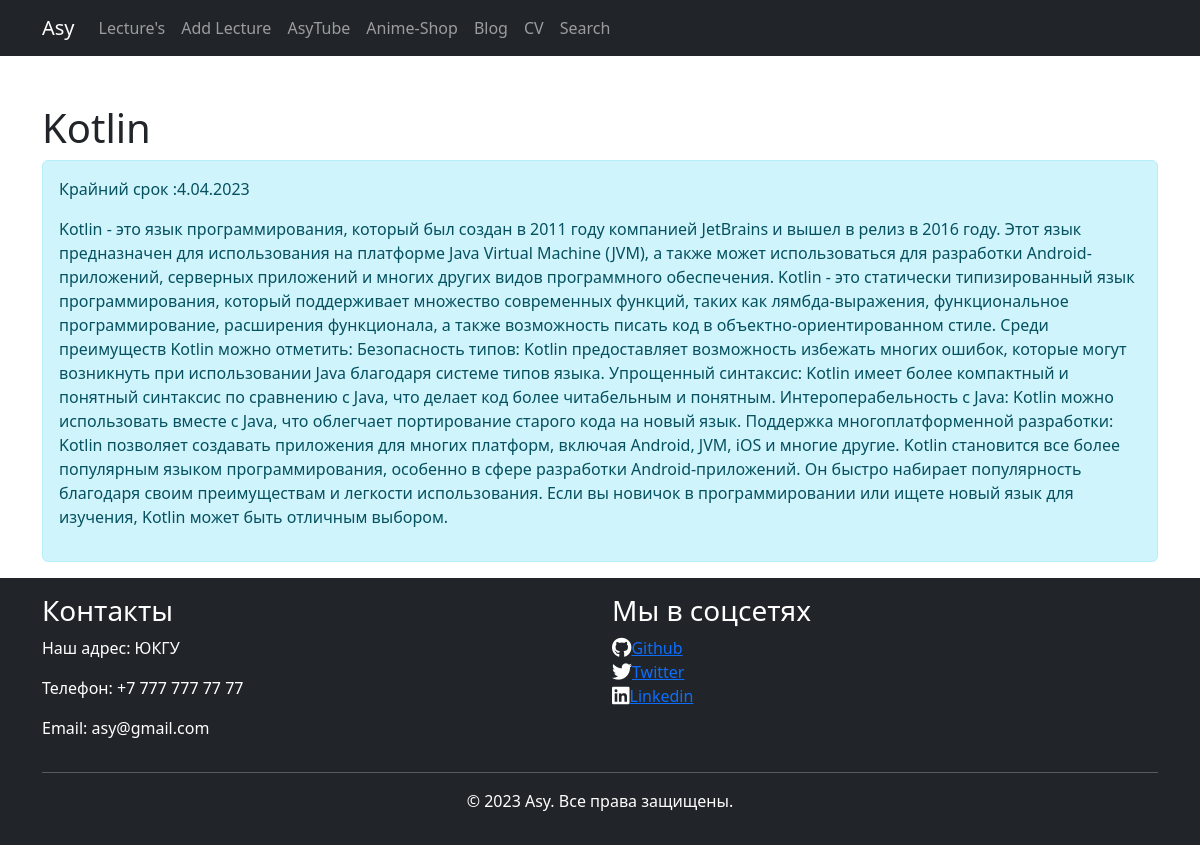
The app's page /posts/5 with its own data.
### app.py (models this page shows, shortened)
class Lerc(db.Model):
    id = db.Column(db.Integer, primary_key=True)
    title = db.Column(db.String(100), nullable=False)
    deadline = db.Column(db.Integer, nullable=False)
    introduction = db.Column(db.String(300), nullable=False)
    text = db.Column(db.Text, nullable=False)

### app.py (the view)
@app.route('/posts/<int:id>')
def post_page(id):
    post = Lerc.query.get(id)
    return render_template("post.html", post=post)

### templates/post.html (shortened to what this page needs)
{% extends 'base.html' %}
{% block body %}
    <div class="container mt-5 ">
        <h1>{{ post.title }}</h1>
        <div class="alert alert-info">
            <p>Крайний срок  :{{ post.deadline }}</p>
            <p>{{ post.text }}</p>
        </div>
    </div>
{% endblock %}

### templates/post.html (style rules this page uses)
body { background-color: white; }

### records on screen
Lerc: title "Kotlin", deadline "4.04.2023", text "Kotlin - это язык программирования, который был создан в 2011 году компанией JetBrains и вышел в релиз в 2016 году. Этот язык предназначен для использования на платформе Java Virtual Machine (JVM), а также может использоваться для разработки Android-приложений, серверных приложений и многих других видов программного обеспечения. Kotlin - это статически типизированный язык программирования, который поддерживает множество современных функций, таких как лямбда-выражения, функциональное программирование, расширения функционала, а также возможность писать код в объектно-ориентированном стиле. Среди преимуществ Kotlin можно отметить: Безопасность типов: Kotlin предоставляет возможность избежать…"
